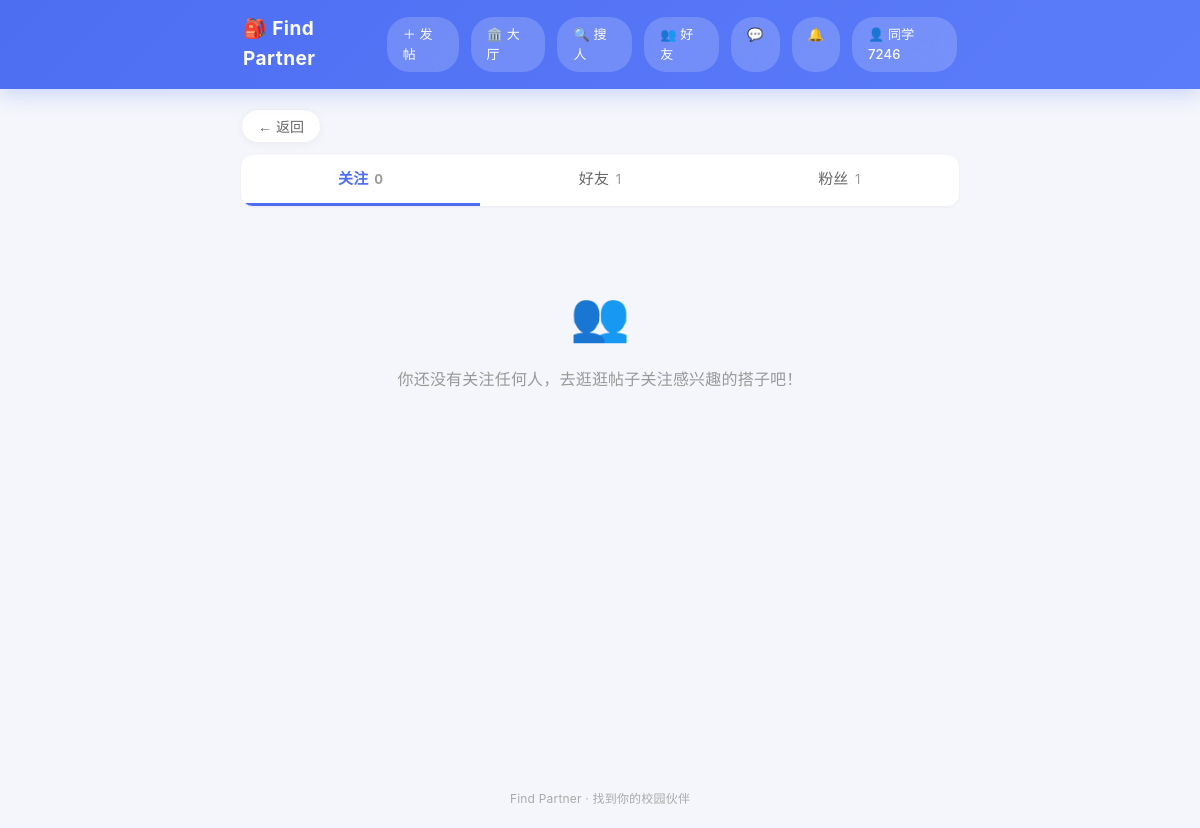
/friends (signed in), run on an earlier commit of the app's database.
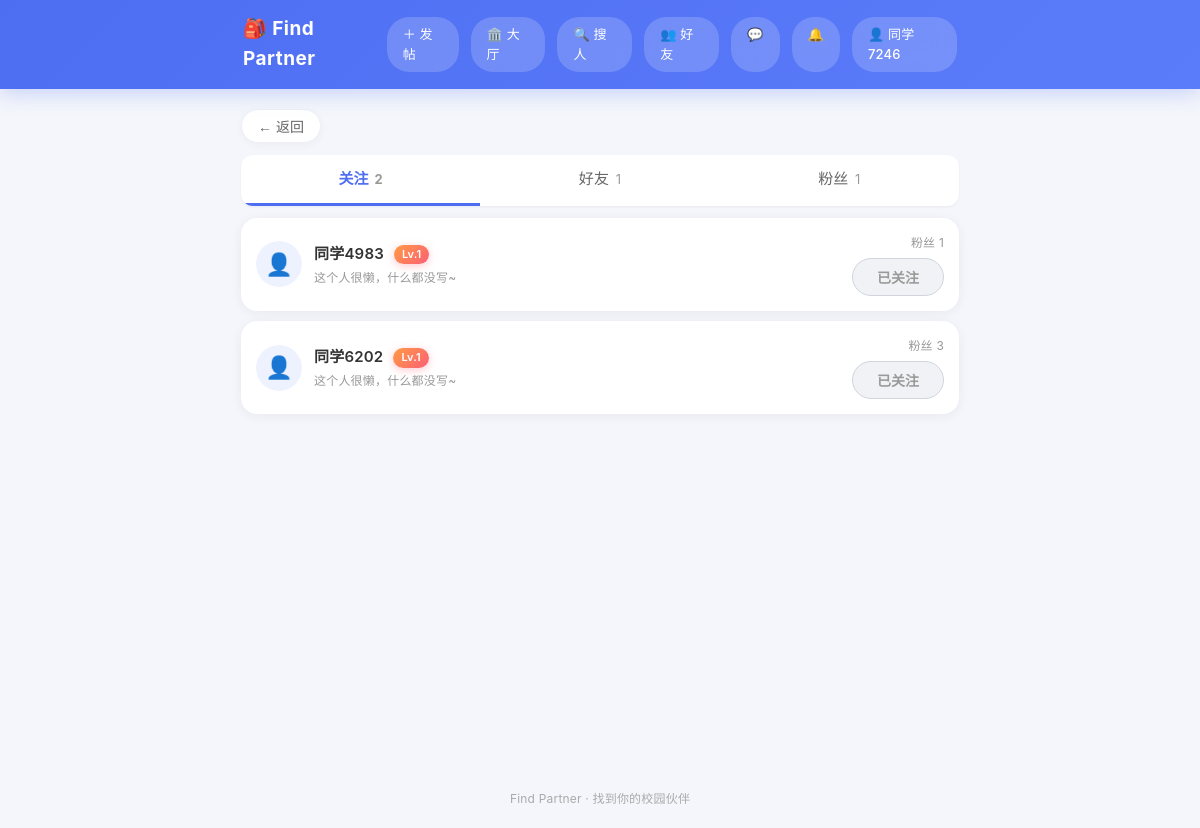
And on a later commit of the database.
### tables this page shows
CREATE TABLE users (
            id INTEGER PRIMARY KEY AUTOINCREMENT,
            phone TEXT UNIQUE NOT NULL,
            password_hash TEXT NOT NULL,
            nickname TEXT,
            create_time DATETIME DEFAULT CURRENT_TIMESTAMP
        , credit INTEGER DEFAULT 100, age INTEGER, gender TEXT, interests TEXT, bio TEXT, avatar TEXT, contact_public INTEGER DEFAULT 1, level INTEGER DEFAULT 1, exp INTEGER DEFAULT 0, student_verified INTEGER DEFAULT 0, school TEXT, student_id TEXT, real_name TEXT, last_active DATETIME, show_online INTEGER DEFAULT 1, show_school INTEGER DEFAULT 1);

### app.py (the view, shortened to what this page needs)
@app.route('/friends')
def friends():
    if 'user_id' not in session:
        return redirect(url_for('login'))
    tab = request.args.get('tab', 'following')
    conn = get_conn()
    c = conn.cursor()
    if tab == 'fans':
        users = c.execute('''
            SELECT u.id, u.nickname, u.avatar, u.credit, u.level, u.bio,
                   (SELECT COUNT(*) FROM follows f2 WHERE f2.following_id = u.id) AS fan_count,
                   (SELECT COUNT(*) FROM follows f3 WHERE f3.following_id = u.id AND f3.follower_id = ?) AS is_following
            FROM follows f JOIN users u ON f.follower_id = u.id
            WHERE f.following_id = ?
            ORDER BY f.create_time DESC
        ''', (session['user_id'], session['user_id'])).fetchall()
    else:
        users = c.execute('''
            SELECT u.id, u.nickname, u.avatar, u.credit, u.level, u.bio,
                   (SELECT COUNT(*) FROM follows f2 WHERE f2.following_id = u.id) AS fan_count,
                   1 AS is_following
            FROM follows f JOIN users u ON f.following_id = u.id
            WHERE f.follower_id = ?
            ORDER BY f.create_time DESC
        ''', (session['user_id'],)).fetchall()
    my_fan_count = c.execute('SELECT COUNT(*) AS n FROM follows WHERE following_id = ?',
                             (session['user_id'],)).fetchone()['n']
    my_following_count = c.execute('SELECT COUNT(*) AS n FROM follows WHERE follower_id = ?',
                                   (session['user_id'],)).fetchone()['n']
    conn.close()
    return render_template('friends.html', users=users, tab=tab,
                           my_fan_count=my_fan_count, my_following_count=my_following_count)

### app.py (called while the page is built)
def get_conn():
    conn = sqlite3.connect(DB_PATH)
    conn.row_factory = sqlite3.Row
    return conn

@app.before_request
def update_last_active():
    if 'user_id' in session:
        try:
            conn = get_conn()
            conn.execute('UPDATE users SET last_active = CURRENT_TIMESTAMP WHERE id = ?',
                         (session['user_id'],))
            conn.commit()
            conn.close()
        except Exception:
            pass

@app.context_processor
def inject_global_vars():
    chat_unread = 0
    if 'user_id' in session:
        try:
            conn = get_conn()
            chat_unread = conn.execute(
                'SELECT COUNT(*) AS n FROM messages WHERE to_user_id=? AND is_read=0',
                (session['user_id'],)).fetchone()['n']
            conn.close()
        except Exception:
            pass
    return {
        'logged_in': 'user_id' in session,
        'nickname': session.get('nickname', ''),
        'avatar': session.get('avatar', ''),
        'chat_unread': chat_unread,
    }

### templates/friends.html (shortened to what this page needs)
{% extends "base.html" %}
{% block content %}
<div class="tieba-wrap">
    <div class="tieba-tabs">
        <a href="/friends?tab=following" class="tieba-tab {{ 'active' if tab == 'following' else '' }}">
            关注 <span class="tieba-num">{{ my_following_count }}</span>
        </a>
        <a href="/friends?tab=mutual" class="tieba-tab {{ 'active' if tab == 'mutual' else '' }}">
            好友 <span class="tieba-num">{{ my_fan_count }}</span>
        </a>
        <a href="/friends?tab=fans" class="tieba-tab {{ 'active' if tab == 'fans' else '' }}">
            粉丝 <span class="tieba-num">{{ my_fan_count }}</span>
        </a>
    </div>
    <div class="tieba-user-list">
        {% if users %}
            {% for u in users %}
            <div class="tieba-user-card">
                <a href="/user/{{ u.id }}" class="tieba-user-main">
                    {% if u.avatar %}
                    <img src="{{ u.avatar }}" class="tieba-avatar" alt="头像">
                    {% else %}
                    <div class="tieba-avatar">👤</div>
                    {% endif %}
                    <div class="tieba-user-info">
                        <div class="tieba-username">{{ u.nickname }}
                            <span class="level-badge">Lv.{{ u.level }}</span>
                        </div>
                        <div class="tieba-user-bio">
                            {% if u.bio %}{{ u.bio }}{% else %}这个人很懒，什么都没写~{% endif %}
                        </div>
                    </div>
                </a>
                <div class="tieba-user-side">
                    <span class="tieba-fan-count">粉丝 {{ u.fan_count }}</span>
                    {% if logged_in and u.id != session.get('user_id') %}
                    <button class="tieba-follow-btn {{ 'followed' if u.is_following else '' }}"
                            onclick="toggleFollow({{ u.id }}, this)">
                        {{ '已关注' if u.is_following else '+ 关注' }}
                    </button>
                    {% endif %}
                </div>
            </div>
            {% endfor %}
        {% else %}
        <div class="empty-state">
            <div class="empty-icon">👥</div>
            <p>
                {% if tab == 'following' %}
                你还没有关注任何人，去逛逛帖子关注感兴趣的搭子吧！
                {% elif tab == 'mutual' %}
                还没有互相关注的好友，关注别人后等TA回关就是好友啦！
                {% else %}
                还没有人关注你，多发些优质帖子吸引搭子吧！
                {% endif %}
            </p>
        </div>
        {% endif %}
    </div>
</div>
{% endblock %}

What changed in the data, as far as the page shows it:
added users: nickname "同学4983", level "1", fan_count "1", is_following "已关注"
now on this page (row edited): users: nickname "同学6202", level "1", fan_count "3", is_following "已关注"
Also different on the page:
{{ my_following_count }}: "0" → "2"
text no longer shown: "👥 你还没有关注任何人，去逛逛帖子关注感兴趣的搭子吧！"
